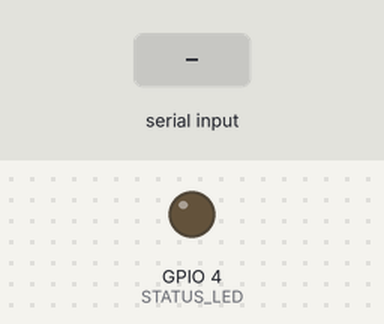
Bench run of a sketch on a simulated ESP32. Shown: output pins drawn as LEDs (lit = HIGH). The test bench sets the inputs (shaded band). No radio packets arrive unless stated; nothing arrives over Bluetooth unless stated; what the sketch prints to the serial monitor is not drawn.

Above: at 2.3 s.
2.4 s: "ACK\n" received over Serial
At 3.6 s:
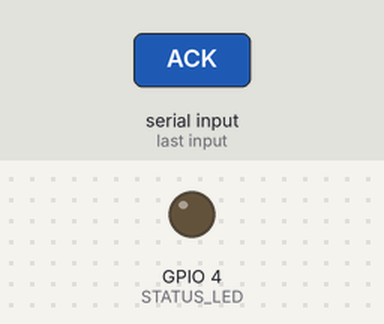
3.9 s: "ACK\n" received over the second serial link
At 5.0 s:
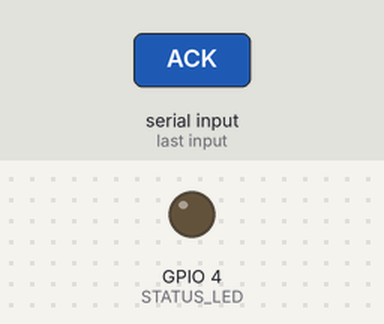
5.4 s: "1\n" received over Serial
At 6.1 s:
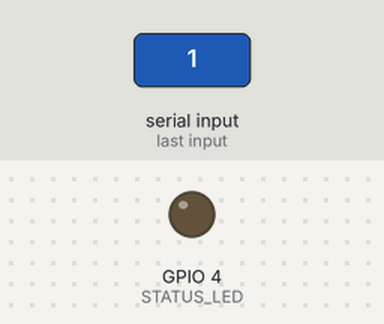
6.9 s: "1\n" received over the second serial link
At 7.3 s:
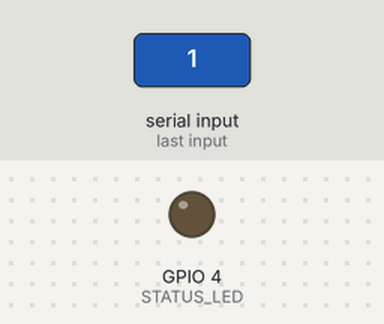
Timing chart, 0 to 9.9 s (numbered marks = the images above; inputs shaded):
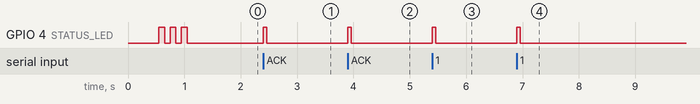

The sketch:

transmitter.ino
```cpp
/**
 * ============================================================================
 * SHEcurity — Range Test: Bluetooth SPP + LoRa Transmitter (ESP32 #1) [SF9]
 * ============================================================================
 * CONFIGURATION: Spreading Factor 9 (SF9) | Bandwidth 125 kHz | 20 dBm (100 mW)
 *
 * BASED ON: Range-Testing/range_test_transmitter.ino
 *
 * PURPOSE:
 *   Full-featured transmitter code for range testing with your Android phone.
 *   - Connects to your Android phone via Bluetooth SPP ("SHECURITY_LORA_BRIDGE").
 *   - Relays phone emergency / telemetry packets over LoRa at MAXIMUM RANGE.
 *   - Auto-sends numbered test beacons when idle so you can walk-test range.
 *   - Forwards received LoRa ACKs (with RSSI & SNR) back to your phone via Bluetooth SPP!
 *
 * Hardware:
 *   - ESP32 NodeMCU / DevKit V1
 *   - SX1278 (Ra-02 433MHz) LoRa SPI Module
 *   - 100 µF Electrolytic Capacitor across SX1278 VCC (+) and GND (–)
 *   - 433 MHz Antenna (17.3 cm wire or spring coil)
 *
 * Pinout Connections (ESP32 → SX1278 Ra-02):
 *   ┌──────────────┬────────────────┐
 *   │   ESP32 Pin  │  SX1278 Pin    │
 *   ├──────────────┼────────────────┤
 *   │   3.3V       │  VCC (3.3V!)   │◄── Cap (+) leg (longer leg)
 *   │   GND        │  GND           │◄── Cap (–) leg (stripe with minus)
 *   │   GPIO 5     │  NSS / CS      │
 *   │   GPIO 14    │  RST / RESET   │
 *   │   GPIO 2     │  DIO0 / IRQ    │
 *   │   GPIO 18    │  SCK           │
 *   │   GPIO 19    │  MISO          │
 *   │   GPIO 23    │  MOSI          │
 *   │   —          │  ANT → Antenna │
 *   └──────────────┴────────────────┘
 *
 * Baud Rate: 115200 bps
 * Bluetooth SPP Device Name: SHECURITY_LORA_BRIDGE
 * ============================================================================
 */

#include <SPI.h>
#include <LoRa.h>

// ── Bluetooth SPP (Serial Port Profile) Header for Android App ──
#include "BluetoothSerial.h"

// Check for Bluetooth Classic support
#if !defined(CONFIG_BT_ENABLED) || !defined(CONFIG_BLUEDROID_ENABLED)
#error "Bluetooth is not enabled! Please select 'ESP32 Dev Module' under Tools > Board > esp32."
#endif

// ── LoRa SPI Pins ──
#define LORA_SS    5
#define LORA_RST   14
#define LORA_DIO0  2
#define LORA_BAND  433000000L   // 433.00 MHz ISM Band

// ── Status LED ──
#if defined(LED_BUILTIN) && (LED_BUILTIN != LORA_DIO0)
  #define STATUS_LED LED_BUILTIN
#else
  #define STATUS_LED 4
#endif

// ── Bluetooth SPP Object & Device Name ──
BluetoothSerial SerialBT;
const char* BT_DEVICE_NAME = "SHECURITY_LORA_BRIDGE";

// ── State Variables ──
bool btClientConnected = false;
unsigned long lastPacketSentTime = 0;
unsigned long lastHeartbeatTime = 0;
int packetNumber = 0;

// ── Bluetooth SPP Event Callback ──
void btCallback(esp_spp_cb_event_t event, esp_spp_cb_param_t *param) {
  if (event == ESP_SPP_SRV_OPEN_EVT) {
    btClientConnected = true;
    Serial.println("\n[ESP32-TX-SF9] 📱 >>> PHONE CONNECTED via Bluetooth SPP! <<<");
    blinkLed(5, 40);
  }
  if (event == ESP_SPP_CLOSE_EVT) {
    btClientConnected = false;
    Serial.println("\n[ESP32-TX-SF9] ⚠️ >>> PHONE DISCONNECTED from Bluetooth SPP <<<");
  }
}

void blinkLed(int count, int delayMs) {
  for (int i = 0; i < count; i++) {
    digitalWrite(STATUS_LED, HIGH);
    delay(delayMs);
    digitalWrite(STATUS_LED, LOW);
    delay(delayMs);
  }
}

void setup() {
  Serial.begin(115200);
  delay(500);

  pinMode(STATUS_LED, OUTPUT);
  digitalWrite(STATUS_LED, LOW);

  Serial.println("\n========================================================");
  Serial.println("  SHEcurity Range Test — Bluetooth SPP + LoRa TX (SF9)  ");
  Serial.println("========================================================");

  // 1. Initialize LoRa Module
  LoRa.setPins(LORA_SS, LORA_RST, LORA_DIO0);

  if (!LoRa.begin(LORA_BAND)) {
    Serial.println("[TX] ❌ ERROR: LoRa init failed! Check wiring & 3.3V power rail.");
    while (1) {
      digitalWrite(STATUS_LED, HIGH);
      delay(200);
      digitalWrite(STATUS_LED, LOW);
      delay(200);
    }
  }

  // ── Optimized High-Power Balanced Radio Parameters (SF9 / 125kHz) ──
  LoRa.setTxPower(20);              // 20 dBm = 100 mW (PA_BOOST boosted by 100 µF capacitor)
  LoRa.setSpreadingFactor(9);       // SF9: Balanced ~150ms airtime (eliminates 10-second lag!)
  LoRa.setSignalBandwidth(125E3);   // 125 kHz: Rock-solid lock, zero crystal oscillator drift
  LoRa.setCodingRate4(5);           // CR 4/5: Fast Forward Error Correction
  LoRa.setSyncWord(0x12);           // Sync word (must match receiver)
  LoRa.enableCrc();                 // Rejects corrupted noise packets

  Serial.println("[TX] ✅ LoRa Initialized @ 433 MHz (SF9, BW125k, CR4/5, 20dBm Max Power)");
  Serial.println("[TX] ⚡ Mode: Balanced Long Range (~150ms airtime) + 100mW RF Boost");

  // 2. Initialize Bluetooth SPP (Serial Port Profile)
  SerialBT.register_callback(btCallback);
  if (!SerialBT.begin(BT_DEVICE_NAME)) {
    Serial.println("[TX] ❌ ERROR: Bluetooth SPP init failed!");
  } else {
    Serial.printf("[TX] ✅ Bluetooth SPP Ready. Device Name: \"%s\"\n", BT_DEVICE_NAME);
    Serial.println("[TX] 📲 Open phone Bluetooth, pair with SHECURITY_LORA_BRIDGE");
  }

  blinkLed(3, 100);
  Serial.println("[TX] Ready! You can transmit from phone app or walk-test.\n");
}

String waitForLoRaAck(unsigned long timeoutMs) {
  unsigned long start = millis();
  while (millis() - start < timeoutMs) {
    // If incoming data arrives from Phone via Bluetooth, abort waiting for ACK immediately!
    if (SerialBT.available()) {
      return "";
    }
    int packetSize = LoRa.parsePacket();
    if (packetSize) {
      String ackData = "";
      while (LoRa.available()) {
        ackData += (char)LoRa.read();
      }
      ackData.trim();
      if (ackData.startsWith("ACK")) {
        return ackData;
      }
    }
    delay(5);
  }
  return "";
}

void transmitPacket(String packet, bool isFromPhone) {
  packetNumber++;
  digitalWrite(STATUS_LED, HIGH);

  Serial.printf("[TX #%d] 📡 Sending LoRa: %s\n", packetNumber, packet.c_str());

  LoRa.beginPacket();
  LoRa.print(packet);
  bool success = LoRa.endPacket();

  digitalWrite(STATUS_LED, LOW);

  if (success) {
    Serial.printf("[TX #%d] ✅ Broadcasted at 20dBm (SF9)! Waiting for ACK...\n", packetNumber);

    // SF9 round-trip ACK check (1200ms timeout for SF9 airtime)
    String ack = waitForLoRaAck(1200);
    if (ack.length() > 0) {
      Serial.printf("[TX #%d] 🎯 ACK RECEIVED: %s\n", packetNumber, ack.c_str());
      blinkLed(2, 60);

      // Send ACK with signal strength back to phone over Bluetooth SPP
      if (btClientConnected) {
        SerialBT.println(ack);
      }
    } else {
      Serial.printf("[TX #%d] ℹ️ Packet completed.\n", packetNumber);
      if (btClientConnected) {
        SerialBT.println("ACK|STATUS:RADIO_SENT");
      }
    }
  } else {
    Serial.printf("[TX #%d] ❌ LoRa Transmission Failed!\n", packetNumber);
  }
  lastPacketSentTime = millis();
  Serial.println("────────────────────────────────────────────────────────");
}

void loop() {
  // 1. Heartbeat status logging every 8 seconds
  if (millis() - lastHeartbeatTime > 8000) {
    lastHeartbeatTime = millis();
    if (btClientConnected) {
      Serial.println("[STATUS] 📱 Phone connected via Bluetooth SPP. Live bridge active.");
    } else {
      Serial.println("[STATUS] ⏳ Waiting for Phone Bluetooth pairing (\"SHECURITY_LORA_BRIDGE\")...");
    }
  }

  // 2. Incoming data from Phone via Bluetooth SPP (HIGHEST PRIORITY)
  while (SerialBT.available()) {
    String phonePacket = SerialBT.readStringUntil('\n');
    phonePacket.trim();
    if (phonePacket.length() > 0) {
      Serial.println("\n[BT SPP Rx from Phone]: " + phonePacket);
      transmitPacket(phonePacket, true);
    }
  }

  // 3. Incoming command from Arduino IDE Serial Monitor (for manual testing)
  if (Serial.available()) {
    String consolePacket = Serial.readStringUntil('\n');
    consolePacket.trim();
    if (consolePacket.length() > 0) {
      Serial.println("\n[Console Input]: " + consolePacket);
      transmitPacket(consolePacket, false);
    }
  }

  // 4. Autonomous Walk-Test Beacon:
  // ONLY runs when phone is NOT connected so it never interferes with phone SOS / Safe buttons!
  if (!btClientConnected && (millis() - lastPacketSentTime > 10000)) {
    String beaconPacket = "RANGE_TEST|PKT:" + String(packetNumber + 1) + "|SF9|SHE|NM:Aditi_Sharma|R45|HR78";
    transmitPacket(beaconPacket, false);
  }
}
```

Measured:
- after the input at 2.4 s, GPIO 4 (STATUS_LED): LOW → HIGH at once, → LOW 0.06 s later
- after the input at 3.9 s, GPIO 4 (STATUS_LED): LOW → HIGH at once, → LOW 0.06 s later
- after the input at 5.4 s, GPIO 4 (STATUS_LED): LOW → HIGH at once, → LOW 0.06 s later
- after the input at 6.9 s, GPIO 4 (STATUS_LED): LOW → HIGH at once, → LOW 0.06 s later
